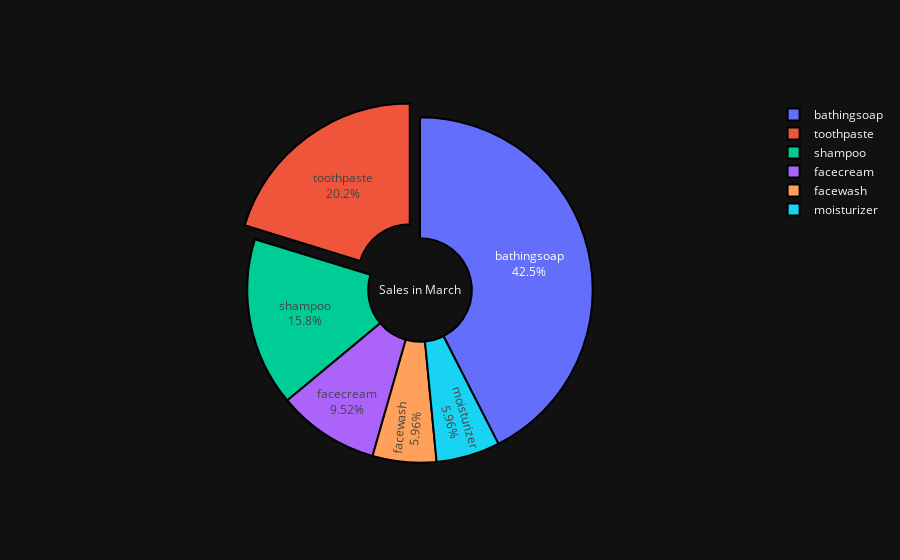

Notebook code cell kept with this figure:
### Code cell
import plotly.graph_objects as go
fig_pie = go.Figure()
fig_pie.add_trace(go.Pie(
    labels=labels, 
    values=values, 
    hole=0.3, 
    textinfo='percent+label',
    pull=[0, 0, 0.1, 0, 0, 0],
    marker=dict(line=dict(color='#000000', width=2)),
    showlegend=True,
    title='Sales in March'
))

fig_pie.update_layout(
    template='plotly_dark'
)
fig_pie.show()

### Figure 1 — Plotly figure (JSON) as saved in the notebook; plotly's stock layout.template omitted (floating-point values rounded to 4 significant figures)
{"data": [{"hole": 0.3, "labels": ["facecream", "facewash", "toothpaste", "bathingsoap", "shampoo", "moisturizer"], "marker": {"line": {"color": "#000000", "width": 2}}, "pull": [0, 0, 0.1, 0, 0, 0], "showlegend": true, "textinfo": "percent+label", "title": {"text": "Sales in March"}, "type": "pie", "values": [2140, 1340, 4550, 9550, 3550, 1340]}], "layout": {}}
